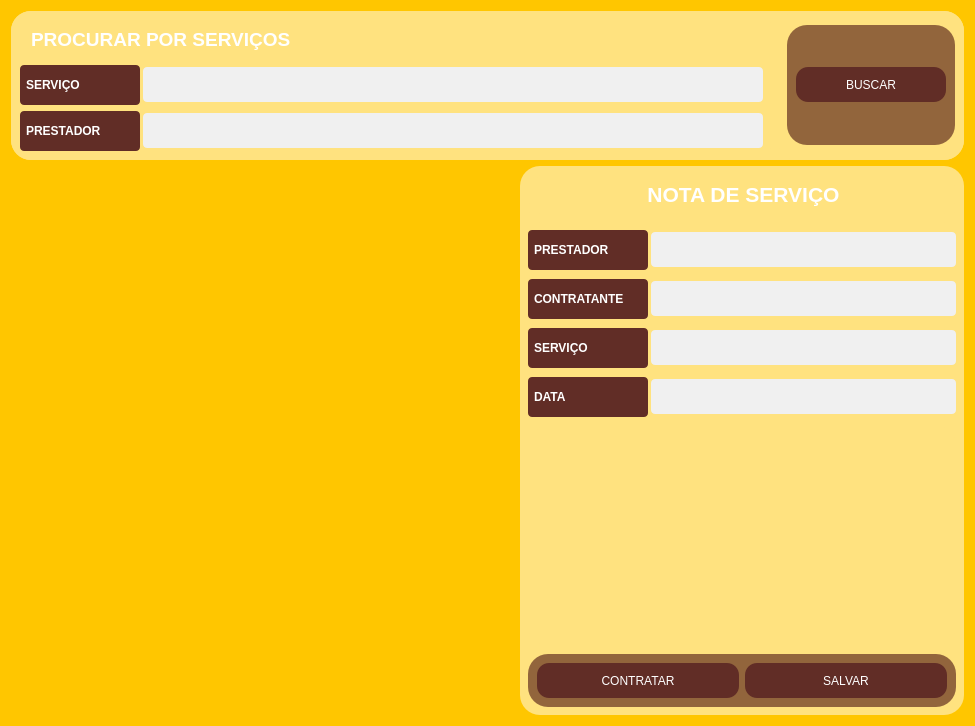
<?xml version="1.0" encoding="UTF-8"?>
<ui version="4.0">
 <class>Form</class>
 <widget class="QWidget" name="Form">
  <property name="geometry">
   <rect>
    <x>0</x>
    <y>0</y>
    <width>975</width>
    <height>726</height>
   </rect>
  </property>
  <property name="windowTitle">
   <string>Form</string>
  </property>
  <property name="styleSheet">
   <string notr="true">background-color: #ffc600;</string>
  </property>
  <layout class="QVBoxLayout" name="verticalLayout">
   <item>
    <widget class="QWidget" name="widget_2" native="true">
     <property name="maximumSize">
      <size>
       <width>16777215</width>
       <height>200</height>
      </size>
     </property>
     <property name="styleSheet">
      <string notr="true">QWidget {
          
			background-color:rgb(255, 226, 127);
            color: #ffffff;
            padding: 8px;
            border-radius:20px;
        }</string>
     </property>
     <layout class="QHBoxLayout" name="horizontalLayout">
      <property name="leftMargin">
       <number>0</number>
      </property>
      <property name="topMargin">
       <number>0</number>
      </property>
      <property name="rightMargin">
       <number>0</number>
      </property>
      <property name="bottomMargin">
       <number>0</number>
      </property>
      <item>
       <widget class="QWidget" name="widget_3" native="true">
        <layout class="QVBoxLayout" name="verticalLayout_2">
         <item>
          <widget class="QLabel" name="label">
           <property name="text">
            <string>&lt;html&gt;&lt;head/&gt;&lt;body&gt;&lt;p&gt;&lt;span style=&quot; font-size:14pt; font-weight:600; color:#ffffff;&quot;&gt;PROCURAR POR SERVIÇOS&lt;/span&gt;&lt;/p&gt;&lt;/body&gt;&lt;/html&gt;</string>
           </property>
          </widget>
         </item>
         <item>
          <widget class="QWidget" name="widget_26" native="true">
           <property name="minimumSize">
            <size>
             <width>0</width>
             <height>40</height>
            </size>
           </property>
           <property name="maximumSize">
            <size>
             <width>16777215</width>
             <height>40</height>
            </size>
           </property>
           <layout class="QHBoxLayout" name="horizontalLayout_3">
            <property name="spacing">
             <number>3</number>
            </property>
            <property name="leftMargin">
             <number>0</number>
            </property>
            <property name="topMargin">
             <number>0</number>
            </property>
            <property name="rightMargin">
             <number>0</number>
            </property>
            <property name="bottomMargin">
             <number>0</number>
            </property>
            <item>
             <widget class="QLabel" name="config_label_2">
              <property name="minimumSize">
               <size>
                <width>120</width>
                <height>35</height>
               </size>
              </property>
              <property name="maximumSize">
               <size>
                <width>100</width>
                <height>16777215</height>
               </size>
              </property>
              <property name="styleSheet">
               <string notr="true">QLabel {
            background-color:#612d26;
			font-weight: bold;
            color: rgb(255, 255, 255);
            padding: 3px;
            border-radius: 4px;
        }</string>
              </property>
              <property name="text">
               <string>SERVIÇO</string>
              </property>
             </widget>
            </item>
            <item>
             <widget class="QLineEdit" name="serviceName">
              <property name="minimumSize">
               <size>
                <width>300</width>
                <height>35</height>
               </size>
              </property>
              <property name="maximumSize">
               <size>
                <width>16777215</width>
                <height>16777215</height>
               </size>
              </property>
              <property name="styleSheet">
               <string notr="true">QLineEdit {
            background-color: #f0f0f0;
            border: none;
            padding: 2px;
            border-radius: 4px;
            color: #333;
			font-size:13px
        }

        QLineEdit:hover {
            background-color: #e0e0e0;
        }

        QLineEdit:focus {
            background-color: #ffffff;
            border: 2px solid #007bff;
        }</string>
              </property>
             </widget>
            </item>
           </layout>
          </widget>
         </item>
         <item>
          <widget class="QWidget" name="widget_27" native="true">
           <property name="minimumSize">
            <size>
             <width>0</width>
             <height>40</height>
            </size>
           </property>
           <property name="maximumSize">
            <size>
             <width>16777215</width>
             <height>40</height>
            </size>
           </property>
           <layout class="QHBoxLayout" name="horizontalLayout_5">
            <property name="spacing">
             <number>3</number>
            </property>
            <property name="leftMargin">
             <number>0</number>
            </property>
            <property name="topMargin">
             <number>0</number>
            </property>
            <property name="rightMargin">
             <number>0</number>
            </property>
            <property name="bottomMargin">
             <number>0</number>
            </property>
            <item>
             <widget class="QLabel" name="config_label_3">
              <property name="minimumSize">
               <size>
                <width>120</width>
                <height>35</height>
               </size>
              </property>
              <property name="maximumSize">
               <size>
                <width>100</width>
                <height>16777215</height>
               </size>
              </property>
              <property name="styleSheet">
               <string notr="true">QLabel {
            background-color:#612d26;
			font-weight: bold;
            color: rgb(255, 255, 255);
            padding: 3px;
            border-radius: 4px;
        }</string>
              </property>
              <property name="text">
               <string>PRESTADOR</string>
              </property>
             </widget>
            </item>
            <item>
             <widget class="QLineEdit" name="shopName">
              <property name="minimumSize">
               <size>
                <width>300</width>
                <height>35</height>
               </size>
              </property>
              <property name="maximumSize">
               <size>
                <width>16777215</width>
                <height>16777215</height>
               </size>
              </property>
              <property name="styleSheet">
               <string notr="true">QLineEdit {
            background-color: #f0f0f0;
            border: none;
            padding: 2px;
            border-radius: 4px;
            color: #333;
			font-size:13px
        }

        QLineEdit:hover {
            background-color: #e0e0e0;
        }

        QLineEdit:focus {
            background-color: #ffffff;
            border: 2px solid #007bff;
        }</string>
              </property>
             </widget>
            </item>
           </layout>
          </widget>
         </item>
        </layout>
       </widget>
      </item>
      <item>
       <widget class="QWidget" name="widget_4" native="true">
        <layout class="QHBoxLayout" name="horizontalLayout_2">
         <item>
          <widget class="QWidget" name="widget_8" native="true">
           <property name="maximumSize">
            <size>
             <width>200</width>
             <height>120</height>
            </size>
           </property>
           <property name="styleSheet">
            <string notr="true">QWidget {
          
			background-color:#92653c;
            color: #ffffff;
            padding: 8px;
            border-radius:20px;
        }</string>
           </property>
           <layout class="QHBoxLayout" name="horizontalLayout_4">
            <item>
             <widget class="QWidget" name="widget_9" native="true">
              <layout class="QVBoxLayout" name="verticalLayout_3">
               <property name="leftMargin">
                <number>0</number>
               </property>
               <property name="topMargin">
                <number>0</number>
               </property>
               <property name="rightMargin">
                <number>0</number>
               </property>
               <property name="bottomMargin">
                <number>0</number>
               </property>
               <item>
                <widget class="QPushButton" name="buscar">
                 <property name="minimumSize">
                  <size>
                   <width>150</width>
                   <height>35</height>
                  </size>
                 </property>
                 <property name="maximumSize">
                  <size>
                   <width>16777215</width>
                   <height>35</height>
                  </size>
                 </property>
                 <property name="styleSheet">
                  <string notr="true">QPushButton {
            background-color: #612d26;
            color: #ffffff;
            padding: 3px;
            border-radius: 12px;
        }

        QPushButton:hover {
            background-color: #3a211d;
        }

        QPushButton:pressed {
            background-color: #8a605a;
        }</string>
                 </property>
                 <property name="text">
                  <string>BUSCAR</string>
                 </property>
                </widget>
               </item>
              </layout>
             </widget>
            </item>
           </layout>
          </widget>
         </item>
        </layout>
       </widget>
      </item>
     </layout>
    </widget>
   </item>
   <item>
    <widget class="QWidget" name="widget" native="true">
     <layout class="QHBoxLayout" name="horizontalLayout_6">
      <property name="spacing">
       <number>9</number>
      </property>
      <property name="leftMargin">
       <number>0</number>
      </property>
      <property name="topMargin">
       <number>0</number>
      </property>
      <property name="rightMargin">
       <number>0</number>
      </property>
      <property name="bottomMargin">
       <number>0</number>
      </property>
      <item>
       <widget class="QWidget" name="widget_5" native="true">
        <property name="minimumSize">
         <size>
          <width>500</width>
          <height>0</height>
         </size>
        </property>
       </widget>
      </item>
      <item>
       <widget class="QFrame" name="frame">
        <property name="styleSheet">
         <string notr="true">QWidget {
          
			background-color:rgb(255, 226, 127);
            color: #ffffff;
            padding: 8px;
            border-radius:20px;
        }</string>
        </property>
        <property name="frameShape">
         <enum>QFrame::StyledPanel</enum>
        </property>
        <property name="frameShadow">
         <enum>QFrame::Raised</enum>
        </property>
        <layout class="QVBoxLayout" name="verticalLayout_4">
         <property name="leftMargin">
          <number>0</number>
         </property>
         <property name="topMargin">
          <number>0</number>
         </property>
         <property name="rightMargin">
          <number>0</number>
         </property>
         <property name="bottomMargin">
          <number>0</number>
         </property>
         <item>
          <widget class="QWidget" name="widget_7" native="true">
           <property name="minimumSize">
            <size>
             <width>50</width>
             <height>0</height>
            </size>
           </property>
           <property name="maximumSize">
            <size>
             <width>16777215</width>
             <height>50</height>
            </size>
           </property>
           <layout class="QVBoxLayout" name="verticalLayout_5">
            <property name="leftMargin">
             <number>0</number>
            </property>
            <property name="topMargin">
             <number>0</number>
            </property>
            <property name="rightMargin">
             <number>0</number>
            </property>
            <item>
             <widget class="QLabel" name="label_2">
              <property name="text">
               <string>&lt;html&gt;&lt;head/&gt;&lt;body&gt;&lt;p align=&quot;center&quot;&gt;&lt;span style=&quot; font-size:16pt; font-weight:600; color:#ffffff;&quot;&gt;NOTA DE SERVIÇO&lt;/span&gt;&lt;/p&gt;&lt;/body&gt;&lt;/html&gt;</string>
              </property>
             </widget>
            </item>
           </layout>
          </widget>
         </item>
         <item>
          <widget class="QWidget" name="widget_6" native="true">
           <layout class="QVBoxLayout" name="verticalLayout_6">
            <property name="spacing">
             <number>9</number>
            </property>
            <property name="leftMargin">
             <number>0</number>
            </property>
            <property name="topMargin">
             <number>0</number>
            </property>
            <property name="rightMargin">
             <number>0</number>
            </property>
            <property name="bottomMargin">
             <number>0</number>
            </property>
            <item>
             <widget class="QWidget" name="widget_31" native="true">
              <property name="minimumSize">
               <size>
                <width>0</width>
                <height>40</height>
               </size>
              </property>
              <property name="maximumSize">
               <size>
                <width>16777215</width>
                <height>40</height>
               </size>
              </property>
              <layout class="QHBoxLayout" name="horizontalLayout_13">
               <property name="spacing">
                <number>3</number>
               </property>
               <property name="leftMargin">
                <number>0</number>
               </property>
               <property name="topMargin">
                <number>0</number>
               </property>
               <property name="rightMargin">
                <number>0</number>
               </property>
               <property name="bottomMargin">
                <number>0</number>
               </property>
               <item>
                <widget class="QLabel" name="config_label_10">
                 <property name="minimumSize">
                  <size>
                   <width>120</width>
                   <height>35</height>
                  </size>
                 </property>
                 <property name="maximumSize">
                  <size>
                   <width>100</width>
                   <height>16777215</height>
                  </size>
                 </property>
                 <property name="styleSheet">
                  <string notr="true">QLabel {
            background-color:#612d26;
			font-weight: bold;
            color: rgb(255, 255, 255);
            padding: 3px;
            border-radius: 4px;
        }</string>
                 </property>
                 <property name="text">
                  <string>PRESTADOR</string>
                 </property>
                </widget>
               </item>
               <item>
                <widget class="QLineEdit" name="inShopName">
                 <property name="minimumSize">
                  <size>
                   <width>300</width>
                   <height>35</height>
                  </size>
                 </property>
                 <property name="maximumSize">
                  <size>
                   <width>16777215</width>
                   <height>16777215</height>
                  </size>
                 </property>
                 <property name="styleSheet">
                  <string notr="true">QLineEdit {
            background-color: #f0f0f0;
            border: none;
            padding: 2px;
            border-radius: 4px;
            color: #333;
			font-size:13px
        }

        QLineEdit:hover {
            background-color: #e0e0e0;
        }

        QLineEdit:focus {
            background-color: #ffffff;
            border: 2px solid #007bff;
        }</string>
                 </property>
                </widget>
               </item>
              </layout>
             </widget>
            </item>
            <item>
             <widget class="QWidget" name="widget_30" native="true">
              <property name="minimumSize">
               <size>
                <width>0</width>
                <height>40</height>
               </size>
              </property>
              <property name="maximumSize">
               <size>
                <width>16777215</width>
                <height>40</height>
               </size>
              </property>
              <layout class="QHBoxLayout" name="horizontalLayout_12">
               <property name="spacing">
                <number>3</number>
               </property>
               <property name="leftMargin">
                <number>0</number>
               </property>
               <property name="topMargin">
                <number>0</number>
               </property>
               <property name="rightMargin">
                <number>0</number>
               </property>
               <property name="bottomMargin">
                <number>0</number>
               </property>
               <item>
                <widget class="QLabel" name="config_label_9">
                 <property name="minimumSize">
                  <size>
                   <width>120</width>
                   <height>35</height>
                  </size>
                 </property>
                 <property name="maximumSize">
                  <size>
                   <width>100</width>
                   <height>16777215</height>
                  </size>
                 </property>
                 <property name="styleSheet">
                  <string notr="true">QLabel {
            background-color:#612d26;
			font-weight: bold;
            color: rgb(255, 255, 255);
            padding: 3px;
            border-radius: 4px;
        }</string>
                 </property>
                 <property name="text">
                  <string>CONTRATANTE</string>
                 </property>
                </widget>
               </item>
               <item>
                <widget class="QLineEdit" name="inClientName">
                 <property name="minimumSize">
                  <size>
                   <width>300</width>
                   <height>35</height>
                  </size>
                 </property>
                 <property name="maximumSize">
                  <size>
                   <width>16777215</width>
                   <height>16777215</height>
                  </size>
                 </property>
                 <property name="styleSheet">
                  <string notr="true">QLineEdit {
            background-color: #f0f0f0;
            border: none;
            padding: 2px;
            border-radius: 4px;
            color: #333;
			font-size:13px
        }

        QLineEdit:hover {
            background-color: #e0e0e0;
        }

        QLineEdit:focus {
            background-color: #ffffff;
            border: 2px solid #007bff;
        }</string>
                 </property>
                </widget>
               </item>
              </layout>
             </widget>
            </item>
            <item>
             <widget class="QWidget" name="widget_29" native="true">
              <property name="minimumSize">
               <size>
                <width>0</width>
                <height>40</height>
               </size>
              </property>
              <property name="maximumSize">
               <size>
                <width>16777215</width>
                <height>40</height>
               </size>
              </property>
              <layout class="QHBoxLayout" name="horizontalLayout_11">
               <property name="spacing">
                <number>3</number>
               </property>
               <property name="leftMargin">
                <number>0</number>
               </property>
               <property name="topMargin">
                <number>0</number>
               </property>
               <property name="rightMargin">
                <number>0</number>
               </property>
               <property name="bottomMargin">
                <number>0</number>
               </property>
               <item>
                <widget class="QLabel" name="config_label_8">
                 <property name="minimumSize">
                  <size>
                   <width>120</width>
                   <height>35</height>
                  </size>
                 </property>
                 <property name="maximumSize">
                  <size>
                   <width>100</width>
                   <height>16777215</height>
                  </size>
                 </property>
                 <property name="styleSheet">
                  <string notr="true">QLabel {
            background-color:#612d26;
			font-weight: bold;
            color: rgb(255, 255, 255);
            padding: 3px;
            border-radius: 4px;
        }</string>
                 </property>
                 <property name="text">
                  <string>SERVIÇO</string>
                 </property>
                </widget>
               </item>
               <item>
                <widget class="QLineEdit" name="inServiceName">
                 <property name="minimumSize">
                  <size>
                   <width>300</width>
                   <height>35</height>
                  </size>
                 </property>
                 <property name="maximumSize">
                  <size>
                   <width>16777215</width>
                   <height>16777215</height>
                  </size>
                 </property>
                 <property name="styleSheet">
                  <string notr="true">QLineEdit {
            background-color: #f0f0f0;
            border: none;
            padding: 2px;
            border-radius: 4px;
            color: #333;
			font-size:13px
        }

        QLineEdit:hover {
            background-color: #e0e0e0;
        }

        QLineEdit:focus {
            background-color: #ffffff;
            border: 2px solid #007bff;
        }</string>
                 </property>
                </widget>
               </item>
              </layout>
             </widget>
            </item>
            <item>
             <widget class="QWidget" name="widget_28" native="true">
              <property name="minimumSize">
               <size>
                <width>0</width>
                <height>40</height>
               </size>
              </property>
              <property name="maximumSize">
               <size>
                <width>16777215</width>
                <height>40</height>
               </size>
              </property>
              <layout class="QHBoxLayout" name="horizontalLayout_10">
               <property name="spacing">
                <number>3</number>
               </property>
               <property name="leftMargin">
                <number>0</number>
               </property>
               <property name="topMargin">
                <number>0</number>
               </property>
               <property name="rightMargin">
                <number>0</number>
               </property>
               <property name="bottomMargin">
                <number>0</number>
               </property>
               <item>
                <widget class="QLabel" name="config_label_7">
                 <property name="minimumSize">
                  <size>
                   <width>120</width>
                   <height>35</height>
                  </size>
                 </property>
                 <property name="maximumSize">
                  <size>
                   <width>100</width>
                   <height>16777215</height>
                  </size>
                 </property>
                 <property name="styleSheet">
                  <string notr="true">QLabel {
            background-color:#612d26;
			font-weight: bold;
            color: rgb(255, 255, 255);
            padding: 3px;
            border-radius: 4px;
        }</string>
                 </property>
                 <property name="text">
                  <string>DATA</string>
                 </property>
                </widget>
               </item>
               <item>
                <widget class="QLineEdit" name="dataServiceName">
                 <property name="minimumSize">
                  <size>
                   <width>300</width>
                   <height>35</height>
                  </size>
                 </property>
                 <property name="maximumSize">
                  <size>
                   <width>16777215</width>
                   <height>16777215</height>
                  </size>
                 </property>
                 <property name="styleSheet">
                  <string notr="true">QLineEdit {
            background-color: #f0f0f0;
            border: none;
            padding: 2px;
            border-radius: 4px;
            color: #333;
			font-size:13px
        }

        QLineEdit:hover {
            background-color: #e0e0e0;
        }

        QLineEdit:focus {
            background-color: #ffffff;
            border: 2px solid #007bff;
        }</string>
                 </property>
                </widget>
               </item>
              </layout>
             </widget>
            </item>
            <item>
             <widget class="QTextEdit" name="inObs"/>
            </item>
            <item>
             <widget class="QWidget" name="widget_10" native="true">
              <property name="minimumSize">
               <size>
                <width>0</width>
                <height>50</height>
               </size>
              </property>
              <property name="maximumSize">
               <size>
                <width>16777215</width>
                <height>80</height>
               </size>
              </property>
              <property name="styleSheet">
               <string notr="true">QWidget {
          
			background-color:#92653c;
            color: #ffffff;
            padding: 8px;
            border-radius:20px;
        }</string>
              </property>
              <layout class="QHBoxLayout" name="horizontalLayout_14">
               <item>
                <widget class="QPushButton" name="inContratar">
                 <property name="minimumSize">
                  <size>
                   <width>150</width>
                   <height>35</height>
                  </size>
                 </property>
                 <property name="maximumSize">
                  <size>
                   <width>16777215</width>
                   <height>35</height>
                  </size>
                 </property>
                 <property name="styleSheet">
                  <string notr="true">QPushButton {
            background-color: #612d26;
            color: #ffffff;
            padding: 3px;
            border-radius: 12px;
        }

        QPushButton:hover {
            background-color: #3a211d;
        }

        QPushButton:pressed {
            background-color: #8a605a;
        }</string>
                 </property>
                 <property name="text">
                  <string>CONTRATAR</string>
                 </property>
                </widget>
               </item>
               <item>
                <widget class="QPushButton" name="inSave">
                 <property name="minimumSize">
                  <size>
                   <width>150</width>
                   <height>35</height>
                  </size>
                 </property>
                 <property name="maximumSize">
                  <size>
                   <width>16777215</width>
                   <height>35</height>
                  </size>
                 </property>
                 <property name="styleSheet">
                  <string notr="true">QPushButton {
            background-color: #612d26;
            color: #ffffff;
            padding: 3px;
            border-radius: 12px;
        }

        QPushButton:hover {
            background-color: #3a211d;
        }

        QPushButton:pressed {
            background-color: #8a605a;
        }</string>
                 </property>
                 <property name="text">
                  <string>SALVAR</string>
                 </property>
                </widget>
               </item>
              </layout>
             </widget>
            </item>
           </layout>
          </widget>
         </item>
        </layout>
       </widget>
      </item>
     </layout>
    </widget>
   </item>
  </layout>
 </widget>
 <resources/>
 <connections/>
</ui>
